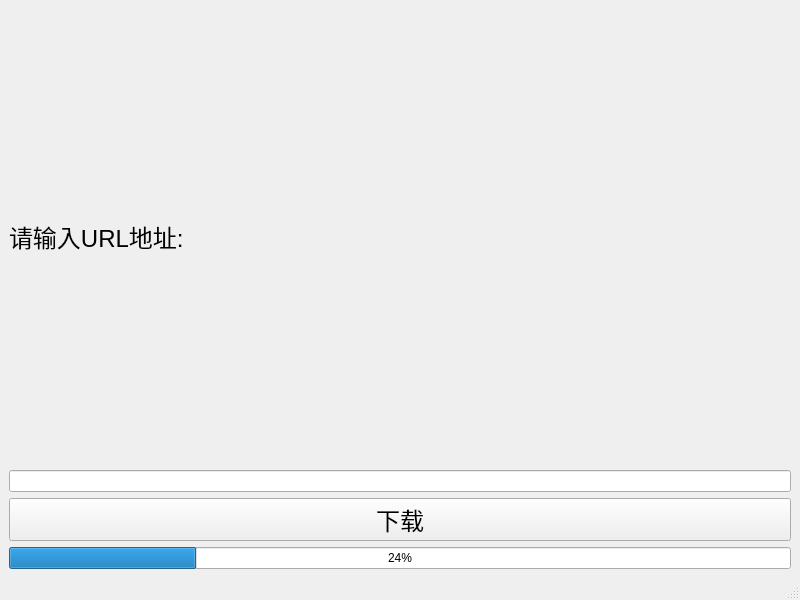
<?xml version="1.0" encoding="UTF-8"?>
<ui version="4.0">
 <class>MainWindow</class>
 <widget class="QMainWindow" name="MainWindow">
  <property name="geometry">
   <rect>
    <x>0</x>
    <y>0</y>
    <width>800</width>
    <height>600</height>
   </rect>
  </property>
  <property name="windowTitle">
   <string>MainWindow</string>
  </property>
  <widget class="QWidget" name="centralwidget">
   <layout class="QVBoxLayout" name="verticalLayout">
    <item>
     <widget class="QLabel" name="label">
      <property name="font">
       <font>
        <pointsize>18</pointsize>
       </font>
      </property>
      <property name="text">
       <string>请输入URL地址:</string>
      </property>
     </widget>
    </item>
    <item>
     <widget class="QLineEdit" name="lineEdit"/>
    </item>
    <item>
     <widget class="QPushButton" name="pushButton">
      <property name="font">
       <font>
        <pointsize>18</pointsize>
       </font>
      </property>
      <property name="text">
       <string>下载</string>
      </property>
     </widget>
    </item>
    <item>
     <widget class="QProgressBar" name="progressBar">
      <property name="value">
       <number>24</number>
      </property>
     </widget>
    </item>
   </layout>
  </widget>
  <widget class="QMenuBar" name="menubar">
   <property name="geometry">
    <rect>
     <x>0</x>
     <y>0</y>
     <width>800</width>
     <height>23</height>
    </rect>
   </property>
  </widget>
  <widget class="QStatusBar" name="statusbar"/>
 </widget>
 <resources/>
 <connections/>
</ui>
